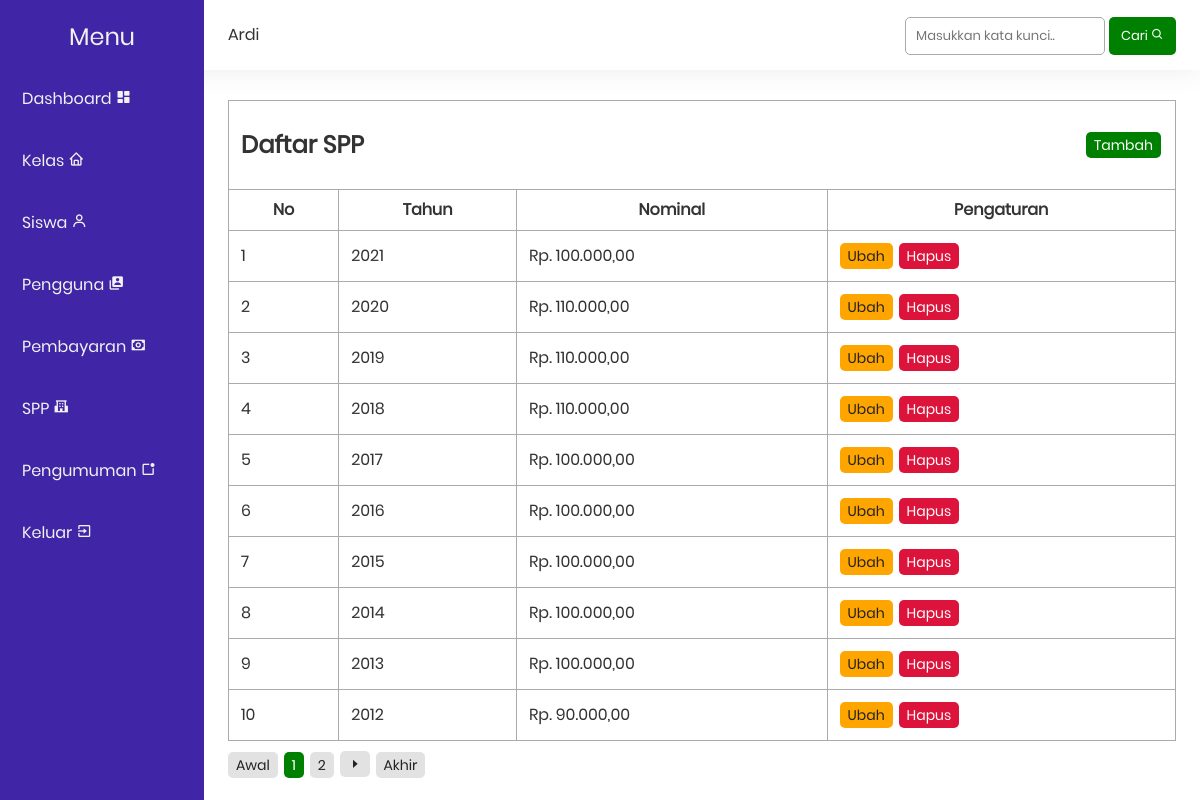
The page /pages/donation/index.php (signed in) on the database its author committed.
### tables this page shows
CREATE TABLE `spp` (
  `id` int(11) NOT NULL,
  `tahun` int(11) NOT NULL,
  `nominal` int(11) NOT NULL
);

### functions.php (called while the page is built, shortened)
<?php
$conn = mysqli_connect("localhost", "root", "", "spp");
function rupiah($money)
{
    return number_format($money, 2, ',', '.');
}
function queryPagination($query)
{
    global $conn;
    $result = mysqli_query($conn, $query);
    return mysqli_num_rows($result);
}
function startNumber($activePage, $link)
{
    return 1;
}
function endNumber($activePage, $link, $totalPage)
{
    return $totalPage;
}
function numberData($limit, $curretPage)
{
    return 1 + ($limit * ($curretPage - 1));
}

### pages/donation/index.php (the view, shortened to what this page needs)
<?php
include_once('../layout/navbar.php');
include_once('../layout/sidebar.php');
if (isset($_POST['search'])) {
    $keyword = $_POST['keyword'];
} else {
    $keyword = '';
}
$totalData = queryPagination("SELECT * FROM spp WHERE
                            tahun LIKE '%$keyword%' OR
                            nominal LIKE '%$keyword%'
                            ORDER BY tahun DESC");
$limit = 10;
$totalPage = ceil($totalData / $limit);
$activePage = (isset($_GET['page'])) ? $_GET['page'] : 1;
$curretPage = $activePage ? $activePage : 1;
$startData = ($activePage * $limit) - $limit;
$link = 2;
$startNumber = startNumber($activePage, $link);
$endNumber = endNumber($activePage, $link, $totalPage);
$spp = mysqli_query($conn, "SELECT * FROM spp WHERE
                                tahun LIKE '%$keyword%' OR
                                nominal LIKE '%$keyword%'
                                ORDER BY tahun DESC
                                LIMIT $startData, $limit");
$no = numberData($limit, $curretPage);
?>
<table class="table">
    <tr>
        <td colspan="4">
            <span id="action">
                <h2>Daftar SPP</h2>
                <a href="create.php" class="badge green">Tambah</a>
            </span>
        </td>
    </tr>
    <tr>
        <th>No</th>
        <th>Tahun</th>
        <th>Nominal</th>
        <th>Pengaturan</th>
    </tr>
    <?php foreach ($spp as $s) : ?>
        <tr>
            <td><?= $no++; ?></td>
            <td><?= $s['tahun']; ?></td>
            <td>Rp. <?= rupiah($s['nominal']); ?></td>
            <td>
                <a href="update.php?i=<?= $s['id'] ?>" class="badge yellow">Ubah</a>
                <a href="delete.php?i=<?= $s['id'] ?>" class="badge red" onclick="return confirm('Apakah yakin menghapus data SPP tahun <?= $s['tahun'] ?>?')">Hapus</a>
            </td>
        </tr>
    <?php endforeach; ?>
</table>
<div class="pagination">
    <a href="?page=1" class="badge grey">Awal</a>
    <?php for ($i = $startNumber; $i <= $endNumber; $i++) : ?>
        <?php if ($i == $activePage) : ?>
            <a href="?page=<?= $i; ?>" class="badge green"><?= $i; ?></a>
        <?php else : ?>
            <a href="?page=<?= $i; ?>" class="badge grey"><?= $i; ?></a>
        <?php endif; ?>
    <?php endfor; ?>
    <?php if ($activePage < $totalPage) : ?>
        <a href="?page=<?= $activePage + 1; ?>"><i class='bx bx-caret-right badge grey'></i></a>
    <?php endif; ?>
    <a href="?page=<?= $totalPage; ?>" class="badge grey">Akhir</a>
</div>
<?php include_once('../layout/footer.php'); ?>

### style.css (style rules this page uses)
html, body, div, span, applet, object, iframe, blockquote, pre, abbr, acronym, address, big, cite, code, del, dfn, em, img, ins, kbd, q, s, samp, small, strike, strong, sub, sup, tt, var, b, u, i, a, p, center, dl, dt, dd, ol, ul, li, fieldset, form, label, legend, table, caption, tbody, tfoot, thead, tr, td, article, aside, canvas, details, embed, figure, figcaption, footer, header, hgroup, menu, nav, output, ruby, section, summary, time, mark, audio, video { margin: 0; padding: 0; border: 0; font-size: 100%; font: inherit; vertical-align: baseline; font-family: "Poppins", Arial, Helvetica, sans-serif; }
body { line-height: 1; }
html { scroll-behavior: smooth; }
a { text-decoration: none; }
h1, h2, h3, h4, h5, h6, p, td, th, a, label { color: #333; }
.table { border-collapse: collapse; border-spacing: 10px; width: 100%; }
.table td, .table th { border: 1px solid#aaa; padding: 12px; }
.pagination { margin-top: 10px; }
.badge { padding: 6px 8px; display: inline-block; font-size: 14px; text-align: center; box-sizing: border-box; border-radius: 5px; margin-right: 2px; }
.yellow { color: #222; background-color: orange; }
.red { color: white; background-color: crimson; }
.green { color: white; background-color: green; }
.grey { color: #222; background-color: #e2e2e2; }
#action { display: flex; width: 100%; align-items: center; align-content: center; justify-content: space-between; }

### rows shown on the page
spp: tahun "2021", nominal "100.000,00"
spp: tahun "2020", nominal "110.000,00"
spp: tahun "2019", nominal "110.000,00"
spp: tahun "2018", nominal "110.000,00"
spp: tahun "2017", nominal "100.000,00"
spp: tahun "2016", nominal "100.000,00"
spp: tahun "2015", nominal "100.000,00"
spp: tahun "2014", nominal "100.000,00"
spp: tahun "2013", nominal "100.000,00"
spp: tahun "2012", nominal "90.000,00"

### other values the page prints
$_SESSION["name"] "Ardi"
